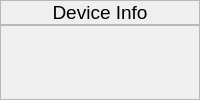
            <widget class="QWidget" name="DeviceInfo">
             <layout class="QVBoxLayout" name="verticalLayout_21">
              <property name="spacing">
               <number>0</number>
              </property>
              <property name="leftMargin">
               <number>0</number>
              </property>
              <property name="topMargin">
               <number>0</number>
              </property>
              <property name="rightMargin">
               <number>0</number>
              </property>
              <property name="bottomMargin">
               <number>0</number>
              </property>
              <item>
               <widget class="QFrame" name="frame_11">
                <property name="maximumSize">
                 <size>
                  <width>16777215</width>
                  <height>25</height>
                 </size>
                </property>
                <property name="frameShape">
                 <enum>QFrame::StyledPanel</enum>
                </property>
                <property name="frameShadow">
                 <enum>QFrame::Raised</enum>
                </property>
                <layout class="QHBoxLayout" name="horizontalLayout_116">
                 <property name="spacing">
                  <number>0</number>
                 </property>
                 <property name="sizeConstraint">
                  <enum>QLayout::SetDefaultConstraint</enum>
                 </property>
                 <property name="leftMargin">
                  <number>0</number>
                 </property>
                 <property name="topMargin">
                  <number>0</number>
                 </property>
                 <property name="rightMargin">
                  <number>0</number>
                 </property>
                 <property name="bottomMargin">
                  <number>0</number>
                 </property>
                 <item>
                  <widget class="QLabel" name="label_151">
                   <property name="font">
                    <font>
                     <pointsize>14</pointsize>
                    </font>
                   </property>
                   <property name="text">
                    <string>Device Info</string>
                   </property>
                   <property name="alignment">
                    <set>Qt::AlignCenter</set>
                   </property>
                  </widget>
                 </item>
                </layout>
               </widget>
              </item>
              <item>
               <widget class="QFrame" name="frame_10">
                <property name="frameShape">
                 <enum>QFrame::StyledPanel</enum>
                </property>
                <property name="frameShadow">
                 <enum>QFrame::Raised</enum>
                </property>
                <layout class="QHBoxLayout" name="horizontalLayout_96">
                 <property name="spacing">
                  <number>0</number>
                 </property>
                 <property name="leftMargin">
                  <number>0</number>
                 </property>
                 <property name="topMargin">
                  <number>0</number>
                 </property>
                 <property name="rightMargin">
                  <number>0</number>
                 </property>
                 <property name="bottomMargin">
                  <number>0</number>
                 </property>
                </layout>
               </widget>
              </item>
             </layout>
            </widget>
